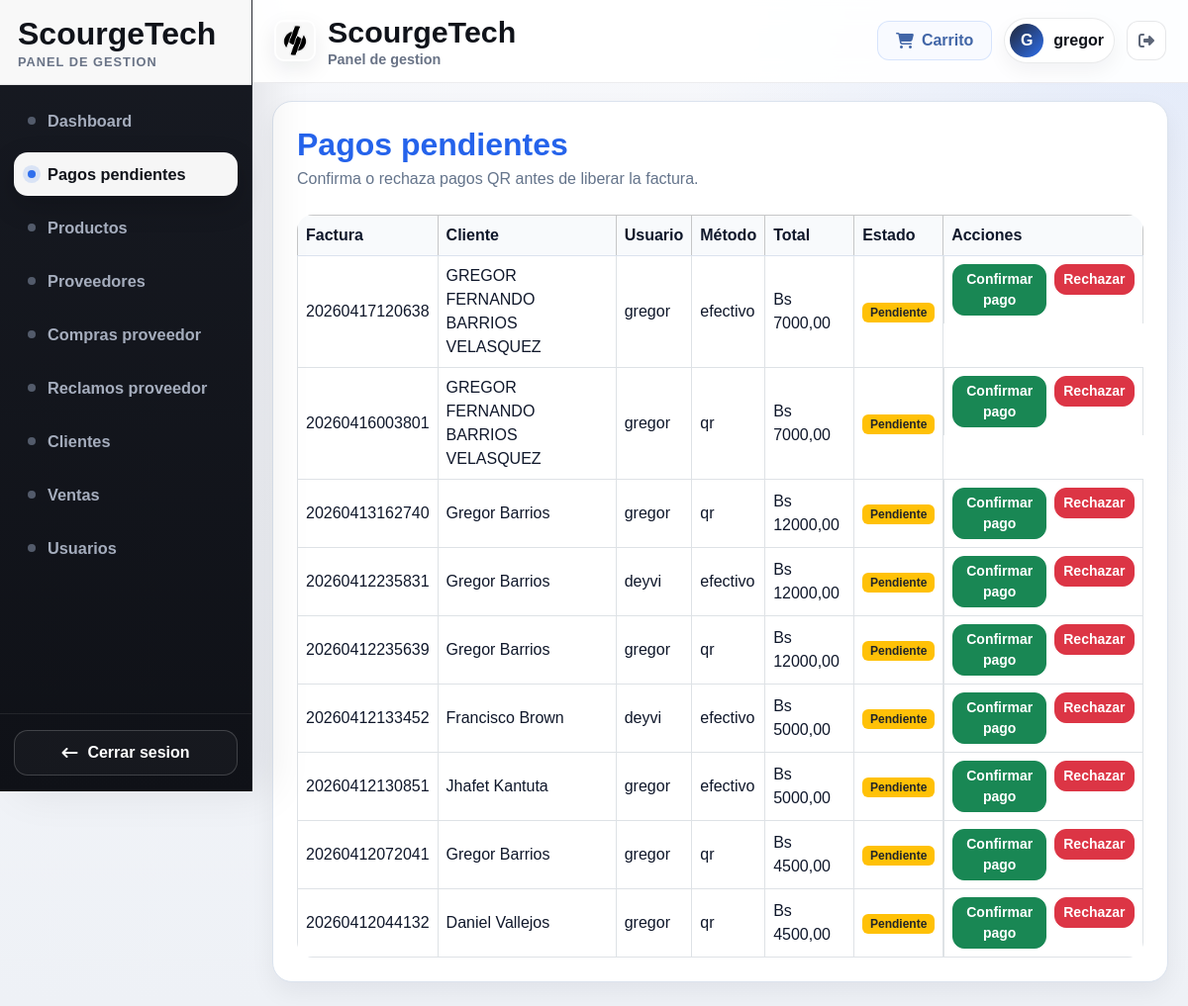
Page /tienda/pagos-pendientes/ (signed in) on the earlier database version.
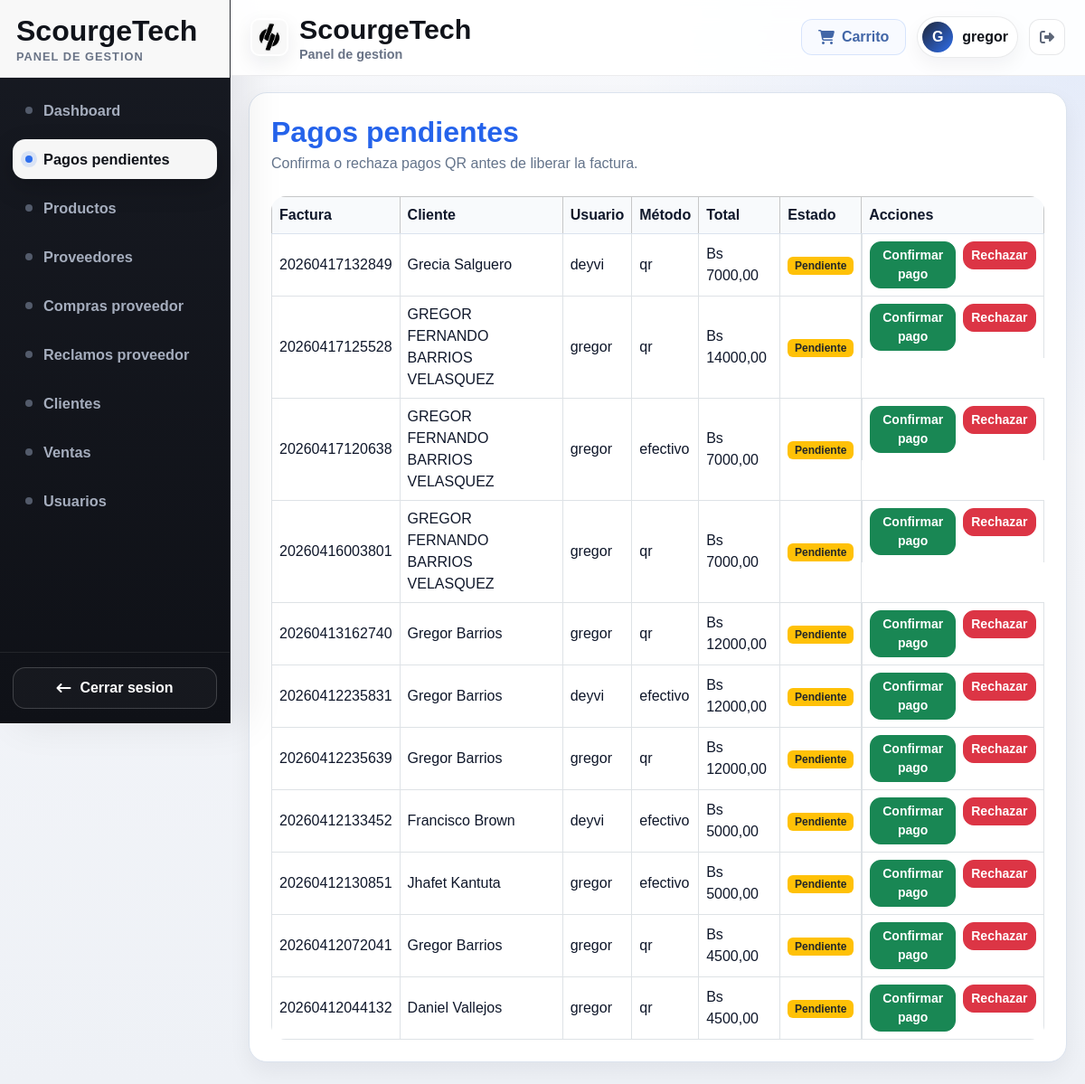
Same page on the later database version.
### tienda/models.py (models this page shows, shortened)
class Venta(models.Model):
    cliente = models.ForeignKey(Cliente, on_delete=models.PROTECT, related_name='ventas')
    usuario = models.ForeignKey(User, on_delete=models.PROTECT, related_name='ventas_realizadas')
    numero_factura = models.CharField(max_length=30, unique=True)
    metodo_pago = models.CharField(max_length=20, choices=METODO_PAGO_CHOICES)
    subtotal = models.DecimalField(max_digits=10, decimal_places=2, default=0)
    descuento = models.DecimalField(max_digits=10, decimal_places=2, default=0)
    total = models.DecimalField(max_digits=10, decimal_places=2, default=0)
    estado_pago = models.CharField(
        max_length=20,
        choices=ESTADO_PAGO_CHOICES,
        default='pendiente'
    )
    notificacion_cliente_vista = models.BooleanField(default=False)
    fecha = models.DateTimeField(auto_now_add=True)

class Cliente(models.Model):
    user = models.OneToOneField(User, on_delete=models.SET_NULL, null=True, blank=True)
    nombres = models.CharField(max_length=100)
    apellidos = models.CharField(max_length=100)
    ci_nit = models.CharField(max_length=30)
    telefono = models.CharField(max_length=30)
    email = models.EmailField(blank=True)
    direccion = models.TextField(blank=True)
    estado = models.CharField(max_length=20, default='activo')

### tienda/views.py (the view)
# urls.py: path('pagos-pendientes/', views.pagos_pendientes, name='pagos_pendientes'),
@login_required
@user_passes_test(solo_superuser)
def pagos_pendientes(request):
    ventas = (
        Venta.objects
        .select_related('cliente', 'usuario')
        .filter(estado_pago='pendiente')
        .order_by('-id')
    )
    return render(request, 'tienda/pagos_pendientes.html', {
        'ventas': ventas
    })

### tienda/context_processors.py (called while the page is built, shortened)
def notificacion_pago_cliente(request):
    if not request.user.is_authenticated:
        return {'notificacion_pago_cliente': None}
    venta = (
        Venta.objects
        .select_related('cliente')
        .filter(
            cliente__user=request.user,
            estado_pago__in=['pagado', 'rechazado'],
            notificacion_cliente_vista=False
        )
        .order_by('-fecha')
        .first()
    )
    return {'notificacion_pago_cliente': venta}

def storefront_categories(request):
    current_name = getattr(getattr(request, 'resolver_match', None), 'url_name', '')
    storefront_names = {
        'catalogo_cliente',
        'detalle_producto_cliente',
        'carrito',
        'checkout',
        'factura_view',
    }
    if current_name not in storefront_names:
        return {'storefront_categories': []}

### tienda/views.py (called while the page is built)
def solo_superuser(user):
    return user.is_authenticated and user.is_superuser

### templates/tienda/pagos_pendientes.html (shortened to what this page needs)
{% extends 'base.html' %}
{% block content %}
<div class="page-card">
    <div class="mb-4">
        <h2 class="section-title mb-1">Pagos pendientes</h2>
        <p class="section-subtitle mb-0">Confirma o rechaza pagos QR antes de liberar la factura.</p>
    </div>
    <div class="table-responsive">
        <table class="table table-bordered table-hover bg-white align-middle">
            <thead class="table-light">
                <tr>
                    <th>Factura</th>
                    <th>Cliente</th>
                    <th>Usuario</th>
                    <th>Método</th>
                    <th>Total</th>
                    <th>Estado</th>
                    <th>Acciones</th>
                </tr>
            </thead>
            <tbody>
                {% for venta in ventas %}
                <tr>
                    <td>{{ venta.numero_factura }}</td>
                    <td>{{ venta.cliente.nombres }} {{ venta.cliente.apellidos }}</td>
                    <td>{{ venta.usuario.username }}</td>
                    <td>{{ venta.metodo_pago }}</td>
                    <td>Bs {{ venta.total }}</td>
                    <td>
                        <span class="badge bg-warning text-dark">{{ venta.get_estado_pago_display }}</span>
                    </td>
                    <td class="d-flex gap-2">
                        <form method="post" action="{% url 'confirmar_pago' venta.pk %}">
                            <button type="submit" class="btn btn-success btn-sm">
                                Confirmar pago
                            </button>
                        </form>
                        <form method="post" action="{% url 'rechazar_pago' venta.pk %}">
                            <button type="submit" class="btn btn-danger btn-sm">
                                Rechazar
                            </button>
                        </form>
                    </td>
                </tr>
                {% empty %}
                <tr>
                    <td colspan="7" class="text-center">No hay pagos pendientes.</td>
                </tr>
                {% endfor %}
            </tbody>
        </table>
    </div>
</div>
{% endblock %}

Differences in the rows shown:
added Venta: numero_factura "20260417132849", cliente.nombres "Grecia", cliente.apellidos "Salguero", usuario.username "deyvi", metodo_pago "qr", total "7000,00", estado_pago "Pendiente"
added Venta: numero_factura "20260417125528", cliente.nombres "GREGOR FERNANDO", cliente.apellidos "BARRIOS VELASQUEZ", usuario.username "gregor", metodo_pago "qr", total "14000,00", estado_pago "Pendiente"
